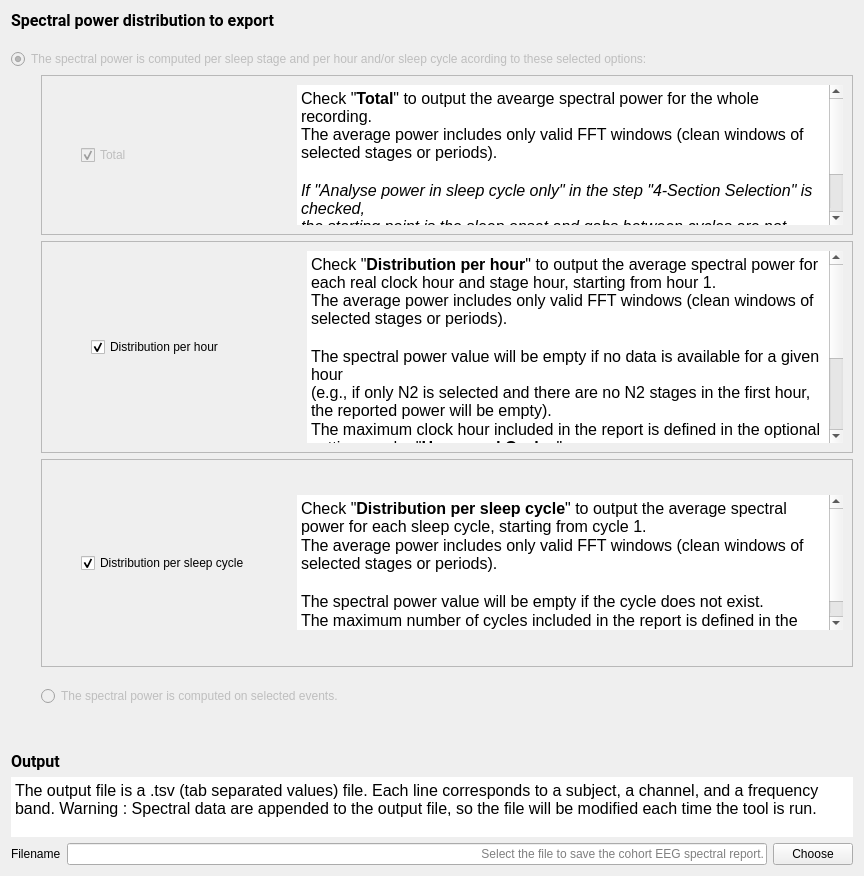
<?xml version="1.0" encoding="UTF-8"?>
<ui version="4.0">
 <class>Outputfiles</class>
 <widget class="QWidget" name="Outputfiles">
  <property name="geometry">
   <rect>
    <x>0</x>
    <y>0</y>
    <width>864</width>
    <height>876</height>
   </rect>
  </property>
  <property name="windowTitle">
   <string/>
  </property>
  <property name="styleSheet">
   <string>font: 12pt &quot;Roboto&quot;;</string>
  </property>
  <layout class="QVBoxLayout" name="verticalLayout_3">
   <item>
    <widget class="QLabel" name="label">
     <property name="font">
      <font>
       <family>Roboto</family>
       <pointsize>12</pointsize>
       <italic>false</italic>
       <bold>false</bold>
      </font>
     </property>
     <property name="text">
      <string>&lt;html&gt;&lt;head/&gt;&lt;body&gt;&lt;p&gt;&lt;span style=&quot; font-weight:600;&quot;&gt;Spectral power distribution to export&lt;/span&gt;&lt;/p&gt;&lt;/body&gt;&lt;/html&gt;</string>
     </property>
    </widget>
   </item>
   <item>
    <spacer name="verticalSpacer_4">
     <property name="orientation">
      <enum>Qt::Orientation::Vertical</enum>
     </property>
     <property name="sizeType">
      <enum>QSizePolicy::Policy::Fixed</enum>
     </property>
     <property name="sizeHint" stdset="0">
      <size>
       <width>20</width>
       <height>13</height>
      </size>
     </property>
    </spacer>
   </item>
   <item>
    <widget class="QRadioButton" name="radioButton_stage">
     <property name="enabled">
      <bool>false</bool>
     </property>
     <property name="toolTip">
      <string>To enable the radio button go to the Section Selection Step.</string>
     </property>
     <property name="text">
      <string>The spectral power is computed per sleep stage and per hour and/or sleep cycle acording to these selected options:</string>
     </property>
     <property name="checked">
      <bool>true</bool>
     </property>
    </widget>
   </item>
   <item>
    <layout class="QHBoxLayout" name="horizontalLayout_5">
     <item>
      <spacer name="horizontalSpacer_2">
       <property name="orientation">
        <enum>Qt::Orientation::Horizontal</enum>
       </property>
       <property name="sizeType">
        <enum>QSizePolicy::Policy::Fixed</enum>
       </property>
       <property name="sizeHint" stdset="0">
        <size>
         <width>30</width>
         <height>13</height>
        </size>
       </property>
      </spacer>
     </item>
     <item>
      <layout class="QVBoxLayout" name="verticalLayout">
       <item>
        <widget class="QFrame" name="frame">
         <property name="frameShape">
          <enum>QFrame::Shape::StyledPanel</enum>
         </property>
         <property name="frameShadow">
          <enum>QFrame::Shadow::Raised</enum>
         </property>
         <layout class="QHBoxLayout" name="horizontalLayout">
          <item>
           <spacer name="horizontalSpacer_3">
            <property name="orientation">
             <enum>Qt::Orientation::Horizontal</enum>
            </property>
            <property name="sizeType">
             <enum>QSizePolicy::Policy::Fixed</enum>
            </property>
            <property name="sizeHint" stdset="0">
             <size>
              <width>30</width>
              <height>20</height>
             </size>
            </property>
           </spacer>
          </item>
          <item>
           <widget class="QCheckBox" name="total_checkBox">
            <property name="enabled">
             <bool>false</bool>
            </property>
            <property name="minimumSize">
             <size>
              <width>210</width>
              <height>0</height>
             </size>
            </property>
            <property name="maximumSize">
             <size>
              <width>210</width>
              <height>16777215</height>
             </size>
            </property>
            <property name="toolTip">
             <string/>
            </property>
            <property name="text">
             <string>Total</string>
            </property>
            <property name="checked">
             <bool>true</bool>
            </property>
           </widget>
          </item>
          <item>
           <widget class="QTextEdit" name="textEdit_tot">
            <property name="sizePolicy">
             <sizepolicy hsizetype="Expanding" vsizetype="Preferred">
              <horstretch>0</horstretch>
              <verstretch>0</verstretch>
             </sizepolicy>
            </property>
            <property name="maximumSize">
             <size>
              <width>16777215</width>
              <height>140</height>
             </size>
            </property>
            <property name="frameShape">
             <enum>QFrame::Shape::NoFrame</enum>
            </property>
            <property name="frameShadow">
             <enum>QFrame::Shadow::Plain</enum>
            </property>
            <property name="lineWidth">
             <number>0</number>
            </property>
            <property name="readOnly">
             <bool>true</bool>
            </property>
            <property name="html">
             <string>&lt;!DOCTYPE HTML PUBLIC &quot;-//W3C//DTD HTML 4.0//EN&quot; &quot;http://www.w3.org/TR/REC-html40/strict.dtd&quot;&gt;
&lt;html&gt;&lt;head&gt;&lt;meta name=&quot;qrichtext&quot; content=&quot;1&quot; /&gt;&lt;meta charset=&quot;utf-8&quot; /&gt;&lt;style type=&quot;text/css&quot;&gt;
p, li { white-space: pre-wrap; }
hr { height: 1px; border-width: 0; }
li.unchecked::marker { content: &quot;\2610&quot;; }
li.checked::marker { content: &quot;\2612&quot;; }
&lt;/style&gt;&lt;/head&gt;&lt;body style=&quot; font-family:'Roboto'; font-size:12pt; font-weight:400; font-style:normal;&quot;&gt;
&lt;p style=&quot; margin-top:0px; margin-bottom:0px; margin-left:0px; margin-right:0px; -qt-block-indent:0; text-indent:0px;&quot;&gt;Check &amp;quot;&lt;span style=&quot; font-weight:600;&quot;&gt;Total&lt;/span&gt;&amp;quot; to output the avearge spectral power for the whole recording. &lt;br /&gt;The average power includes only valid FFT windows (clean windows of selected stages or periods).&lt;/p&gt;
&lt;p style=&quot;-qt-paragraph-type:empty; margin-top:0px; margin-bottom:0px; margin-left:0px; margin-right:0px; -qt-block-indent:0; text-indent:0px;&quot;&gt;&lt;br /&gt;&lt;/p&gt;
&lt;p style=&quot; margin-top:0px; margin-bottom:0px; margin-left:0px; margin-right:0px; -qt-block-indent:0; text-indent:0px;&quot;&gt;&lt;span style=&quot; font-style:italic;&quot;&gt;If &amp;quot;Analyse power in sleep cycle only&amp;quot; in the step &amp;quot;4-Section Selection&amp;quot; is checked, &lt;br /&gt;the starting point is the sleep onset and gabs between cycles are not analysed.&lt;br /&gt;Otherwise all the recording is analysed, even before the sleep onset and after the last asleep epoch.&lt;/span&gt;&lt;/p&gt;&lt;/body&gt;&lt;/html&gt;</string>
            </property>
           </widget>
          </item>
         </layout>
        </widget>
       </item>
       <item>
        <widget class="QFrame" name="frame_2">
         <property name="frameShape">
          <enum>QFrame::Shape::StyledPanel</enum>
         </property>
         <property name="frameShadow">
          <enum>QFrame::Shadow::Raised</enum>
         </property>
         <layout class="QHBoxLayout" name="horizontalLayout_3">
          <item>
           <spacer name="horizontalSpacer">
            <property name="orientation">
             <enum>Qt::Orientation::Horizontal</enum>
            </property>
            <property name="sizeType">
             <enum>QSizePolicy::Policy::Fixed</enum>
            </property>
            <property name="sizeHint" stdset="0">
             <size>
              <width>40</width>
              <height>20</height>
             </size>
            </property>
           </spacer>
          </item>
          <item>
           <widget class="QCheckBox" name="hour_checkBox">
            <property name="minimumSize">
             <size>
              <width>210</width>
              <height>0</height>
             </size>
            </property>
            <property name="maximumSize">
             <size>
              <width>210</width>
              <height>16777215</height>
             </size>
            </property>
            <property name="toolTip">
             <string/>
            </property>
            <property name="text">
             <string>Distribution per hour</string>
            </property>
            <property name="checked">
             <bool>true</bool>
            </property>
           </widget>
          </item>
          <item>
           <widget class="QTextEdit" name="textEdit_hour">
            <property name="sizePolicy">
             <sizepolicy hsizetype="Expanding" vsizetype="Expanding">
              <horstretch>0</horstretch>
              <verstretch>0</verstretch>
             </sizepolicy>
            </property>
            <property name="minimumSize">
             <size>
              <width>0</width>
              <height>0</height>
             </size>
            </property>
            <property name="maximumSize">
             <size>
              <width>16777215</width>
              <height>16777215</height>
             </size>
            </property>
            <property name="frameShape">
             <enum>QFrame::Shape::NoFrame</enum>
            </property>
            <property name="frameShadow">
             <enum>QFrame::Shadow::Plain</enum>
            </property>
            <property name="lineWidth">
             <number>0</number>
            </property>
            <property name="readOnly">
             <bool>true</bool>
            </property>
            <property name="html">
             <string>&lt;!DOCTYPE HTML PUBLIC &quot;-//W3C//DTD HTML 4.0//EN&quot; &quot;http://www.w3.org/TR/REC-html40/strict.dtd&quot;&gt;
&lt;html&gt;&lt;head&gt;&lt;meta name=&quot;qrichtext&quot; content=&quot;1&quot; /&gt;&lt;meta charset=&quot;utf-8&quot; /&gt;&lt;style type=&quot;text/css&quot;&gt;
p, li { white-space: pre-wrap; }
hr { height: 1px; border-width: 0; }
li.unchecked::marker { content: &quot;\2610&quot;; }
li.checked::marker { content: &quot;\2612&quot;; }
&lt;/style&gt;&lt;/head&gt;&lt;body style=&quot; font-family:'Roboto'; font-size:12pt; font-weight:400; font-style:normal;&quot;&gt;
&lt;p style=&quot; margin-top:0px; margin-bottom:0px; margin-left:0px; margin-right:0px; -qt-block-indent:0; text-indent:0px;&quot;&gt;Check &amp;quot;&lt;span style=&quot; font-weight:600;&quot;&gt;Distribution per hour&lt;/span&gt;&amp;quot; to output the average spectral power for each real clock hour and stage hour, starting from hour 1. &lt;br /&gt;The average power includes only valid FFT windows (clean windows of selected stages or periods).&lt;/p&gt;
&lt;p style=&quot;-qt-paragraph-type:empty; margin-top:0px; margin-bottom:0px; margin-left:0px; margin-right:0px; -qt-block-indent:0; text-indent:0px;&quot;&gt;&lt;br /&gt;&lt;/p&gt;
&lt;p style=&quot; margin-top:0px; margin-bottom:0px; margin-left:0px; margin-right:0px; -qt-block-indent:0; text-indent:0px;&quot;&gt;The spectral power value will be empty if no data is available for a given hour &lt;br /&gt;(e.g., if only N2 is selected and there are no N2 stages in the first hour, the reported power will be empty).&lt;/p&gt;
&lt;p style=&quot; margin-top:0px; margin-bottom:0px; margin-left:0px; margin-right:0px; -qt-block-indent:0; text-indent:0px;&quot;&gt;The maximum clock hour included in the report is defined in the optional settings under &amp;quot;&lt;span style=&quot; font-weight:600;&quot;&gt;Hours and Cycles&lt;/span&gt;&amp;quot;.&lt;/p&gt;
&lt;p style=&quot;-qt-paragraph-type:empty; margin-top:0px; margin-bottom:0px; margin-left:0px; margin-right:0px; -qt-block-indent:0; text-indent:0px;&quot;&gt;&lt;br /&gt;&lt;/p&gt;
&lt;p style=&quot; margin-top:0px; margin-bottom:0px; margin-left:0px; margin-right:0px; -qt-block-indent:0; text-indent:0px;&quot;&gt;&lt;span style=&quot; font-style:italic;&quot;&gt;If &amp;quot;Analyse power in sleep cycle only&amp;quot; in the step &amp;quot;4-Section Selection&amp;quot; is checked, &lt;br /&gt;the starting point is the sleep onset and gabs between cycles are not analysed.&lt;br /&gt;Otherwise all the recording is analysed, even before the sleep onset and after the last asleep epoch.&lt;/span&gt;&lt;/p&gt;&lt;/body&gt;&lt;/html&gt;</string>
            </property>
           </widget>
          </item>
         </layout>
        </widget>
       </item>
       <item>
        <widget class="QFrame" name="frame_3">
         <property name="frameShape">
          <enum>QFrame::Shape::StyledPanel</enum>
         </property>
         <property name="frameShadow">
          <enum>QFrame::Shadow::Raised</enum>
         </property>
         <layout class="QHBoxLayout" name="horizontalLayout_4">
          <item>
           <spacer name="horizontalSpacer_4">
            <property name="orientation">
             <enum>Qt::Orientation::Horizontal</enum>
            </property>
            <property name="sizeType">
             <enum>QSizePolicy::Policy::Fixed</enum>
            </property>
            <property name="sizeHint" stdset="0">
             <size>
              <width>30</width>
              <height>20</height>
             </size>
            </property>
           </spacer>
          </item>
          <item>
           <widget class="QCheckBox" name="cycle_checkBox">
            <property name="minimumSize">
             <size>
              <width>210</width>
              <height>0</height>
             </size>
            </property>
            <property name="maximumSize">
             <size>
              <width>210</width>
              <height>16777215</height>
             </size>
            </property>
            <property name="toolTip">
             <string/>
            </property>
            <property name="text">
             <string>Distribution per sleep cycle</string>
            </property>
            <property name="checked">
             <bool>true</bool>
            </property>
           </widget>
          </item>
          <item>
           <widget class="QTextEdit" name="textEdit_cycle">
            <property name="sizePolicy">
             <sizepolicy hsizetype="Expanding" vsizetype="Expanding">
              <horstretch>0</horstretch>
              <verstretch>0</verstretch>
             </sizepolicy>
            </property>
            <property name="minimumSize">
             <size>
              <width>0</width>
              <height>0</height>
             </size>
            </property>
            <property name="maximumSize">
             <size>
              <width>16777215</width>
              <height>135</height>
             </size>
            </property>
            <property name="frameShape">
             <enum>QFrame::Shape::NoFrame</enum>
            </property>
            <property name="frameShadow">
             <enum>QFrame::Shadow::Plain</enum>
            </property>
            <property name="lineWidth">
             <number>0</number>
            </property>
            <property name="readOnly">
             <bool>true</bool>
            </property>
            <property name="html">
             <string>&lt;!DOCTYPE HTML PUBLIC &quot;-//W3C//DTD HTML 4.0//EN&quot; &quot;http://www.w3.org/TR/REC-html40/strict.dtd&quot;&gt;
&lt;html&gt;&lt;head&gt;&lt;meta name=&quot;qrichtext&quot; content=&quot;1&quot; /&gt;&lt;meta charset=&quot;utf-8&quot; /&gt;&lt;style type=&quot;text/css&quot;&gt;
p, li { white-space: pre-wrap; }
hr { height: 1px; border-width: 0; }
li.unchecked::marker { content: &quot;\2610&quot;; }
li.checked::marker { content: &quot;\2612&quot;; }
&lt;/style&gt;&lt;/head&gt;&lt;body style=&quot; font-family:'Roboto'; font-size:12pt; font-weight:400; font-style:normal;&quot;&gt;
&lt;p style=&quot; margin-top:0px; margin-bottom:0px; margin-left:0px; margin-right:0px; -qt-block-indent:0; text-indent:0px;&quot;&gt;Check &amp;quot;&lt;span style=&quot; font-weight:600;&quot;&gt;Distribution per sleep cycle&lt;/span&gt;&amp;quot; to output the average spectral power for each sleep cycle, starting from cycle 1. &lt;/p&gt;
&lt;p style=&quot; margin-top:0px; margin-bottom:0px; margin-left:0px; margin-right:0px; -qt-block-indent:0; text-indent:0px;&quot;&gt;The average power includes only valid FFT windows (clean windows of selected stages or periods).&lt;/p&gt;
&lt;p style=&quot;-qt-paragraph-type:empty; margin-top:0px; margin-bottom:0px; margin-left:0px; margin-right:0px; -qt-block-indent:0; text-indent:0px;&quot;&gt;&lt;br /&gt;&lt;/p&gt;
&lt;p style=&quot; margin-top:0px; margin-bottom:0px; margin-left:0px; margin-right:0px; -qt-block-indent:0; text-indent:0px;&quot;&gt;The spectral power value will be empty if the cycle does not exist.&lt;/p&gt;
&lt;p style=&quot; margin-top:0px; margin-bottom:0px; margin-left:0px; margin-right:0px; -qt-block-indent:0; text-indent:0px;&quot;&gt;The maximum number of cycles included in the report is defined in the optional settings under &amp;quot;&lt;span style=&quot; font-weight:600;&quot;&gt;Hours and Cycles&lt;/span&gt;&amp;quot;.&lt;/p&gt;&lt;/body&gt;&lt;/html&gt;</string>
            </property>
           </widget>
          </item>
         </layout>
        </widget>
       </item>
       <item>
        <spacer name="verticalSpacer_3">
         <property name="orientation">
          <enum>Qt::Orientation::Vertical</enum>
         </property>
         <property name="sizeType">
          <enum>QSizePolicy::Policy::Fixed</enum>
         </property>
         <property name="sizeHint" stdset="0">
          <size>
           <width>20</width>
           <height>13</height>
          </size>
         </property>
        </spacer>
       </item>
       <item>
        <widget class="QRadioButton" name="radioButton_annot">
         <property name="enabled">
          <bool>false</bool>
         </property>
         <property name="toolTip">
          <string>To enable the radio button go to the Section Selection Step.</string>
         </property>
         <property name="text">
          <string>The spectral power is computed on selected events.</string>
         </property>
        </widget>
       </item>
      </layout>
     </item>
    </layout>
   </item>
   <item>
    <spacer name="verticalSpacer">
     <property name="orientation">
      <enum>Qt::Orientation::Vertical</enum>
     </property>
     <property name="sizeType">
      <enum>QSizePolicy::Policy::Preferred</enum>
     </property>
     <property name="sizeHint" stdset="0">
      <size>
       <width>20</width>
       <height>40</height>
      </size>
     </property>
    </spacer>
   </item>
   <item>
    <layout class="QVBoxLayout" name="verticalLayout_2">
     <item>
      <widget class="QLabel" name="label_4">
       <property name="sizePolicy">
        <sizepolicy hsizetype="Preferred" vsizetype="Fixed">
         <horstretch>0</horstretch>
         <verstretch>0</verstretch>
        </sizepolicy>
       </property>
       <property name="font">
        <font>
         <family>Roboto</family>
         <pointsize>12</pointsize>
         <italic>false</italic>
         <bold>false</bold>
        </font>
       </property>
       <property name="text">
        <string>&lt;html&gt;&lt;head/&gt;&lt;body&gt;&lt;p&gt;&lt;span style=&quot; font-weight:600;&quot;&gt;Output&lt;/span&gt;&lt;/p&gt;&lt;/body&gt;&lt;/html&gt;</string>
       </property>
      </widget>
     </item>
     <item>
      <widget class="QTextEdit" name="textEdit_4">
       <property name="maximumSize">
        <size>
         <width>16777215</width>
         <height>60</height>
        </size>
       </property>
       <property name="frameShape">
        <enum>QFrame::Shape::NoFrame</enum>
       </property>
       <property name="frameShadow">
        <enum>QFrame::Shadow::Plain</enum>
       </property>
       <property name="lineWidth">
        <number>0</number>
       </property>
       <property name="verticalScrollBarPolicy">
        <enum>Qt::ScrollBarPolicy::ScrollBarAlwaysOff</enum>
       </property>
       <property name="horizontalScrollBarPolicy">
        <enum>Qt::ScrollBarPolicy::ScrollBarAlwaysOff</enum>
       </property>
       <property name="readOnly">
        <bool>true</bool>
       </property>
       <property name="html">
        <string>&lt;!DOCTYPE HTML PUBLIC &quot;-//W3C//DTD HTML 4.0//EN&quot; &quot;http://www.w3.org/TR/REC-html40/strict.dtd&quot;&gt;
&lt;html&gt;&lt;head&gt;&lt;meta name=&quot;qrichtext&quot; content=&quot;1&quot; /&gt;&lt;meta charset=&quot;utf-8&quot; /&gt;&lt;style type=&quot;text/css&quot;&gt;
p, li { white-space: pre-wrap; }
hr { height: 1px; border-width: 0; }
li.unchecked::marker { content: &quot;\2610&quot;; }
li.checked::marker { content: &quot;\2612&quot;; }
&lt;/style&gt;&lt;/head&gt;&lt;body style=&quot; font-family:'Roboto'; font-size:12pt; font-weight:400; font-style:normal;&quot;&gt;
&lt;p style=&quot; margin-top:0px; margin-bottom:0px; margin-left:0px; margin-right:0px; -qt-block-indent:0; text-indent:0px;&quot;&gt;The output file is a .tsv (tab separated values) file. Each line corresponds to a subject, a channel, and a frequency band. Warning : Spectral data are appended to the output file, so the file will be modified each time the tool is run.&lt;/p&gt;&lt;/body&gt;&lt;/html&gt;</string>
       </property>
      </widget>
     </item>
     <item>
      <layout class="QHBoxLayout" name="horizontalLayout_2">
       <item>
        <widget class="QLabel" name="label_3">
         <property name="text">
          <string>Filename</string>
         </property>
        </widget>
       </item>
       <item>
        <widget class="QLineEdit" name="filename_lineEdit">
         <property name="inputMask">
          <string/>
         </property>
         <property name="text">
          <string/>
         </property>
         <property name="alignment">
          <set>Qt::AlignmentFlag::AlignRight|Qt::AlignmentFlag::AlignTrailing|Qt::AlignmentFlag::AlignVCenter</set>
         </property>
         <property name="placeholderText">
          <string>Select the file to save the cohort EEG spectral report.</string>
         </property>
        </widget>
       </item>
       <item>
        <widget class="QPushButton" name="choose_pushButton">
         <property name="text">
          <string>Choose</string>
         </property>
        </widget>
       </item>
      </layout>
     </item>
    </layout>
   </item>
  </layout>
 </widget>
 <resources>
  <include location="../../../../../snooz-toolbox/src/main/python/ui/themes/themes.qrc"/>
 </resources>
 <connections>
  <connection>
   <sender>choose_pushButton</sender>
   <signal>clicked()</signal>
   <receiver>Outputfiles</receiver>
   <slot>choose_button_slot()</slot>
   <hints>
    <hint type="sourcelabel">
     <x>367</x>
     <y>221</y>
    </hint>
    <hint type="destinationlabel">
     <x>333</x>
     <y>312</y>
    </hint>
   </hints>
  </connection>
 </connections>
 <slots>
  <slot>choose_button_slot()</slot>
 </slots>
</ui>
